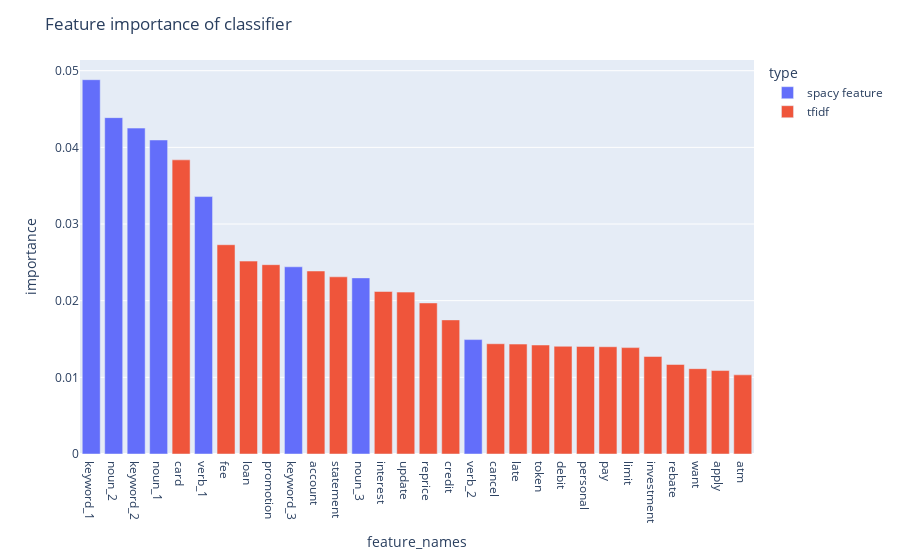

Source (notebook cell):
### Code cell
fig = px.bar(feature_importance, x='feature_names', y='importance',color = 'type').update_xaxes(categoryorder = "total descending")
fig.update_layout(
    title="Feature importance of classifier",
)
fig.update_traces(texttemplate='%{text:.2s}', textposition='outside')
fig.update_layout(uniformtext_minsize=8, uniformtext_mode='hide')
fig.show()

### Figure 1 — Plotly figure (JSON) as saved in the notebook; plotly's stock layout.template omitted (floating-point values rounded to 4 significant figures)
{"data": [{"alignmentgroup": "True", "hoverlabel": {"namelength": 0}, "hovertemplate": "type=spacy feature<br>feature_names=%{x}<br>importance=%{y}", "legendgroup": "spacy feature", "marker": {"color": "#636efa"}, "name": "spacy feature", "offsetgroup": "spacy feature", "orientation": "v", "showlegend": true, "textposition": "outside", "texttemplate": "%{text:.2s}", "type": "bar", "x": ["keyword_1", "noun_2", "keyword_2", "noun_1", "verb_1", "keyword_3", "noun_3", "verb_2"], "xaxis": "x", "y": [0.04883, 0.04388, 0.04251, 0.04096, 0.03358, 0.02442, 0.02297, 0.01492], "yaxis": "y"}, {"alignmentgroup": "True", "hoverlabel": {"namelength": 0}, "hovertemplate": "type=tfidf<br>feature_names=%{x}<br>importance=%{y}", "legendgroup": "tfidf", "marker": {"color": "#EF553B"}, "name": "tfidf", "offsetgroup": "tfidf", "orientation": "v", "showlegend": true, "textposition": "outside", "texttemplate": "%{text:.2s}", "type": "bar", "x": ["card", "fee", "loan", "promotion", "account", "statement", "interest", "update", "reprice", "credit", "cancel", "late", "token", "debit", "personal", "pay", "limit", "investment", "rebate", "want", "apply", "atm"], "xaxis": "x", "y": [0.03837, 0.0273, 0.02516, 0.0247, 0.02387, 0.02311, 0.0212, 0.02112, 0.0197, 0.01749, 0.01438, 0.01434, 0.01422, 0.01405, 0.01404, 0.01399, 0.01388, 0.01272, 0.01168, 0.01113, 0.01089, 0.01032], "yaxis": "y"}], "layout": {"barmode": "relative", "legend": {"title": {"text": "type"}, "tracegroupgap": 0}, "margin": {"t": 60}, "title": {"text": "Feature importance of classifier"}, "uniformtext": {"minsize": 8, "mode": "hide"}, "xaxis": {"anchor": "y", "categoryorder": "total descending", "domain": [0, 1], "title": {"text": "feature_names"}}, "yaxis": {"anchor": "x", "domain": [0, 1], "title": {"text": "importance"}}}}
